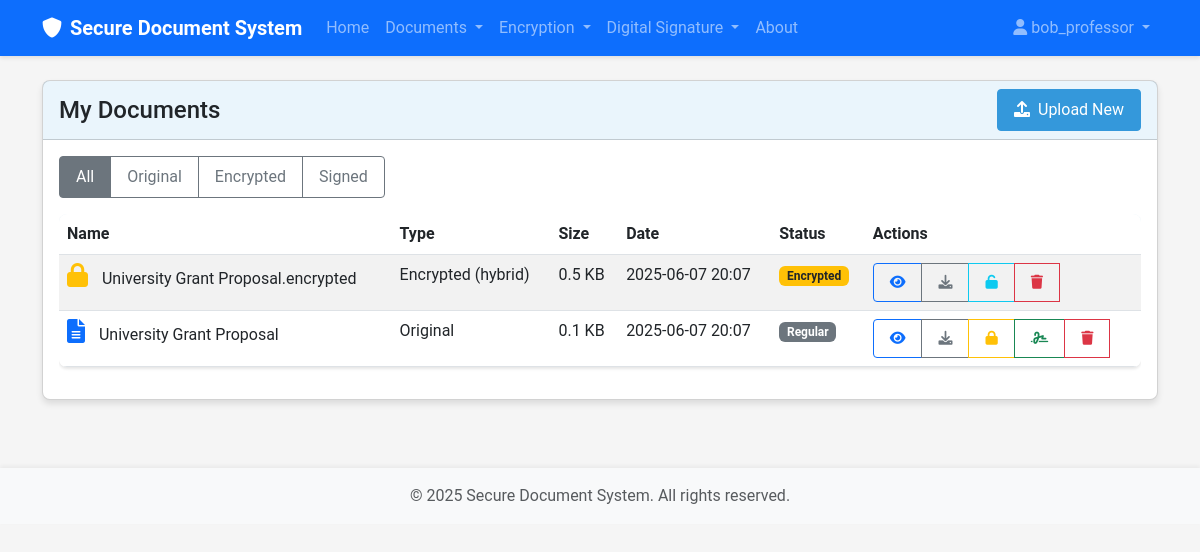
The page /document/list (signed in) on the database its author committed.
### src/models/user.py (models this page shows, shortened)
class User(UserMixin, db.Model):
    id = db.Column(db.Integer, primary_key=True)
    username = db.Column(db.String(64), index=True, unique=True)
    email = db.Column(db.String(120), index=True, unique=True)
    password = db.Column(db.String(128))
    role = db.Column(db.String(20), default='reader')  # 'data_owner', 'reader', 'authority'
    created_at = db.Column(db.DateTime, default=datetime.utcnow)
    public_key = db.Column(db.Text)
    private_key_encrypted = db.Column(db.Text)
    documents = db.relationship('Document', foreign_keys='Document.user_id', backref='owner', lazy='dynamic')
    attributes = db.relationship('Attribute', secondary=user_attributes,
                                backref=db.backref('users', lazy='dynamic'))

### src/models/document.py (models this page shows, shortened)
class Document(db.Model):
    id = db.Column(db.Integer, primary_key=True)
    filename = db.Column(db.String(256), nullable=False)
    original_filename = db.Column(db.String(256), nullable=False)
    file_type = db.Column(db.String(64))
    file_size = db.Column(db.Integer)  # Size in bytes
    doc_type = db.Column(db.String(20))  # 'original', 'encrypted', 'signed'
    encryption_method = db.Column(db.String(20), nullable=True)  # 'maabe', 'hybrid', None
    access_policy = db.Column(db.Text, nullable=True)
    is_signed = db.Column(db.Boolean, default=False)
    signature_file = db.Column(db.String(256), nullable=True)
    signer_id = db.Column(db.Integer, db.ForeignKey('user.id'), nullable=True)
    user_id = db.Column(db.Integer, db.ForeignKey('user.id'), nullable=False)
    parent_id = db.Column(db.Integer, db.ForeignKey('document.id'), nullable=True)
    children = db.relationship('Document',
                              backref=db.backref('parent', remote_side=[id]),
                              foreign_keys=[parent_id])
    signer = db.relationship('User', foreign_keys=[signer_id], backref='signed_documents')
    created_at = db.Column(db.DateTime, default=datetime.utcnow)
    updated_at = db.Column(db.DateTime, default=datetime.utcnow, onupdate=datetime.utcnow)

### src/routes/document.py (the view)
@document_bp.route('/list')
@login_required
def list():
    doc_type = request.args.get('type')
    document_service = DocumentService(db)
    documents = document_service.get_user_documents(current_user.id, doc_type)
    return render_template('document/list.html', title='My Documents',
                          documents=documents)

### src/services/document_service.py (called while the page is built)
    def get_user_documents(self, user_id, doc_type=None):
        query = Document.query.filter_by(user_id=user_id)
        if doc_type:
            query = query.filter_by(doc_type=doc_type)
        return query.order_by(Document.created_at.desc()).all()

### templates/document/list.html (shortened to what this page needs)
{% extends "base.html" %}
{% block content %}
<div class="row">
    <div class="col-md-12">
        <div class="card">
            <div class="card-header d-flex justify-content-between align-items-center">
                <h4 class="mb-0">My Documents</h4>
                <div>
                    <a href="{{ url_for('document.upload') }}" class="btn btn-primary">
                        <i class="fas fa-upload me-1"></i> Upload New
                    </a>
                </div>
            </div>
            <div class="card-body">
                <div class="mb-3">
                    <div class="btn-group" role="group">
                        <a href="{{ url_for('document.list') }}" class="btn btn-outline-secondary {% if not request.args.get('type') %}active{% endif %}">All</a>
                        <a href="{{ url_for('document.list', type='original') }}" class="btn btn-outline-secondary {% if request.args.get('type') == 'original' %}active{% endif %}">Original</a>
                        <a href="{{ url_for('document.list', type='encrypted') }}" class="btn btn-outline-secondary {% if request.args.get('type') == 'encrypted' %}active{% endif %}">Encrypted</a>
                        <a href="{{ url_for('document.list', type='signed') }}" class="btn btn-outline-secondary {% if request.args.get('type') == 'signed' %}active{% endif %}">Signed</a>
                    </div>
                </div>
                {% if documents %}
                    <div class="table-responsive">
                        <table class="table table-striped">
                            <thead>
                                <tr>
                                    <th>Name</th>
                                    <th>Type</th>
                                    <th>Size</th>
                                    <th>Date</th>
                                    <th>Status</th>
                                    <th>Actions</th>
                                </tr>
                            </thead>
                            <tbody>
                                {% for document in documents %}
                                    <tr class="document-item">
                                        <td>
                                            {% if document.doc_type == 'original' %}
                                                <i class="fas fa-file-alt text-primary document-icon"></i>
                                            {% elif document.doc_type == 'encrypted' %}
                                                <i class="fas fa-lock text-warning document-icon"></i>
                                            {% elif document.doc_type == 'signed' %}
                                                <i class="fas fa-file-signature text-success document-icon"></i>
                                            {% endif %}
                                            {{ document.original_filename }}
                                        </td>
                                        <td>
                                            {% if document.doc_type == 'original' %}
                                                Original
                                            {% elif document.doc_type == 'encrypted' %}
                                                Encrypted ({{ document.encryption_method }})
                                            {% elif document.doc_type == 'signed' %}
                                                Signed
                                            {% endif %}
                                        </td>
                                        <td>{{ (document.file_size / 1024)|round(1) }} KB</td>
                                        <td>{{ document.created_at.strftime('%Y-%m-%d %H:%M') }}</td>
                                        <td>
                                            {% if document.doc_type == 'encrypted' %}
                                                <span class="badge bg-warning text-dark">Encrypted</span>
                                            {% elif document.is_signed %}
                                                <span class="badge bg-success">Signed</span>
                                            {% else %}
                                                <span class="badge bg-secondary">Regular</span>
                                            {% endif %}
                                        </td>
                                        <td>
                                            <div class="btn-group">
                                                <a href="{{ url_for('document.view', document_id=document.id) }}" class="btn btn-sm btn-outline-primary" data-bs-toggle="tooltip" title="View Details">
                                                    <i class="fas fa-eye"></i>
                                                </a>
                                                <a href="{{ url_for('document.download', document_id=document.id) }}" class="btn btn-sm btn-outline-secondary" data-bs-toggle="tooltip" title="Download">
                                                    <i class="fas fa-download"></i>
                                                </a>
                                                {% if document.doc_type == 'original' and not document.is_signed %}
                                                    <a href="{{ url_for('encryption.encrypt') }}" class="btn btn-sm btn-outline-warning" data-bs-toggle="tooltip" title="Encrypt">
                                                        <i class="fas fa-lock"></i>
                                                    </a>
                                                    <a href="{{ url_for('signature.sign', document_id=document.id) }}" class="btn btn-sm btn-outline-success" data-bs-toggle="tooltip" title="Sign">
                                                        <i class="fas fa-signature"></i>
                                                    </a>
                                                {% endif %}
                                                {% if document.doc_type == 'encrypted' %}
                                                    <a href="{{ url_for('encryption.decrypt', document_id=document.id) }}" class="btn btn-sm btn-outline-info" data-bs-toggle="tooltip" title="Decrypt">
                                                        <i class="fas fa-unlock"></i>
                                                    </a>
                                                {% endif %}
                                                <button type="button" class="btn btn-sm btn-outline-danger" data-bs-toggle="tooltip" title="Delete" onclick="confirmDelete('delete-form-{{ document.id }}')">
                                                    <i class="fas fa-trash"></i>
                                                </button>
                                            </div>
                                        </td>
                                    </tr>
                                {% endfor %}
                            </tbody>
                        </table>
                    </div>
                {% else %}
                    <div class="alert alert-info">
                        <i class="fas fa-info-circle me-2"></i> You don't have any documents yet.
                        <a href="{{ url_for('document.upload') }}" class="alert-link">Upload your first document</a>.
                    </div>
                {% endif %}
            </div>
        </div>
    </div>
</div>
{% endblock %}

### templates/base.html (shortened to what this page needs)
<!DOCTYPE html>
<html lang="en">
<head>
    <link href="https://cdn.jsdelivr.net/npm/bootstrap@5.3.0-alpha1/dist/css/bootstrap.min.css" rel="stylesheet">
    <link rel="stylesheet" href="https://cdnjs.cloudflare.com/ajax/libs/font-awesome/6.0.0/css/all.min.css">
    <link rel="stylesheet" href="{{ url_for('static', filename='css/style.css') }}">
</head>
<body>
    <nav class="navbar navbar-expand-lg navbar-dark bg-primary">
        <div class="container">
            <a class="navbar-brand" href="{{ url_for('index') }}">
                <i class="fas fa-shield-alt me-2"></i>Secure Document System
            </a>
            <div class="collapse navbar-collapse" id="navbarNav">
                <ul class="navbar-nav me-auto">
                    <li class="nav-item">
                        <a class="nav-link" href="{{ url_for('index') }}">Home</a>
                    </li>
                    {% if current_user.is_authenticated %}
                        <li class="nav-item dropdown">
                            <a class="nav-link dropdown-toggle" href="#" id="documentsDropdown" role="button" data-bs-toggle="dropdown">
                                Documents
                            </a>
                        </li>
                        <li class="nav-item dropdown">
                            <a class="nav-link dropdown-toggle" href="#" id="encryptionDropdown" role="button" data-bs-toggle="dropdown">
                                Encryption
                            </a>
                        </li>
                        <li class="nav-item dropdown">
                            <a class="nav-link dropdown-toggle" href="#" id="signatureDropdown" role="button" data-bs-toggle="dropdown">
                                Digital Signature
                            </a>
                        </li>
                    {% endif %}
                    <li class="nav-item">
                        <a class="nav-link" href="{{ url_for('about') }}">About</a>
                    </li>
                </ul>
                <ul class="navbar-nav">
                    {% if current_user.is_authenticated %}
                        <li class="nav-item dropdown">
                            <a class="nav-link dropdown-toggle" href="#" id="userDropdown" role="button" data-bs-toggle="dropdown">
                                <i class="fas fa-user me-1"></i>{{ current_user.username }}
                            </a>
                        </li>
                    {% endif %}
                </ul>
            </div>
        </div>
    </nav>
    <div class="container mt-4">
        {% block content %}{% endblock %}
    </div>
    <footer class="footer mt-5 py-3 bg-light">
        <div class="container text-center">
            <span class="text-muted">© 2025 Secure Document System. All rights reserved.</span>
        </div>
    </footer>
</body>
</html>

### static/css/style.css (style rules this page uses)
:root { --primary-color: #3498db; --secondary-color: #2ecc71; --background-color: #f5f5f5; --text-color: #333333; --danger-color: #e74c3c; --success-color: #27ae60; }
body { font-family: 'Roboto', 'Open Sans', sans-serif; background-color: var(--background-color); color: var(--text-color); min-height: 100vh; display: flex; flex-direction: column; }
.navbar { box-shadow: 0 2px 4px rgba(0, 0, 0, 0.1); }
.navbar-brand { font-weight: bold; }
.footer { margin-top: auto; box-shadow: 0 -2px 4px rgba(0, 0, 0, 0.05); }
.card { border-radius: 8px; box-shadow: 0 4px 6px rgba(0, 0, 0, 0.1); transition: transform 0.3s ease, box-shadow 0.3s ease; margin-bottom: 20px; }
.card-header { font-weight: bold; background-color: rgba(52, 152, 219, 0.1); }
.btn { border-radius: 4px; padding: 8px 16px; transition: all 0.3s ease; }
.btn-primary { background-color: var(--primary-color); border-color: var(--primary-color); }
.table { box-shadow: 0 2px 3px rgba(0, 0, 0, 0.1); border-radius: 8px; overflow: hidden; }
.table thead { background-color: rgba(52, 152, 219, 0.1); }
.table-striped tbody tr:nth-of-type(odd) { background-color: rgba(0, 0, 0, 0.02); }
.document-item { transition: background-color 0.2s ease; }
.document-icon { font-size: 1.5rem; margin-right: 10px; }

### rows shown on the page
User: username "bob_professor"
Document: doc_type "encrypted" (drawn), original_filename "University Grant Proposal.encrypted", encryption_method "hybrid", (document.file_size/1024)|round(1) "0.5", created_at "2025-06-07 20:07"
Document: doc_type "original" (drawn), original_filename "University Grant Proposal", (document.file_size/1024)|round(1) "0.1", created_at "2025-06-07 20:07"
